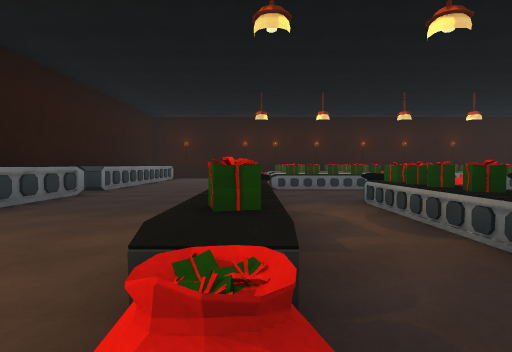
view 1 (above)

12 first-person views from a walk through a scene from a Unity 3-D project. The camera is 1.2 m above the floor, tilts 2° down and sees 80° across. The floor is counted in squares, 2 m on a side. Each view is taken from the middle of a square. On the plan, view 1 faces up. The plan holds only what a view shows up to about 9 squares ahead; the rest is blank. The place goes on beyond the plan. The player is left out.

view 2
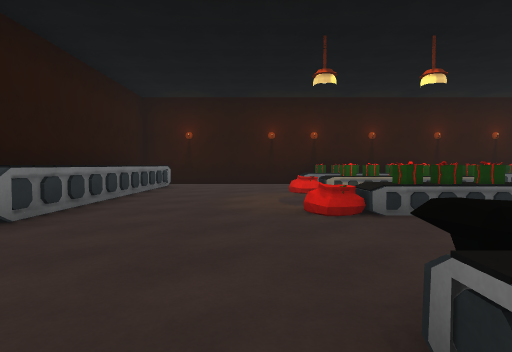

view 3
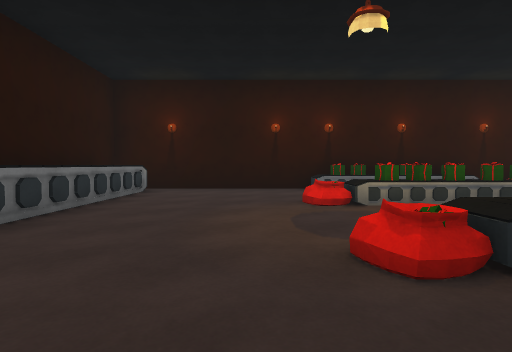

view 4
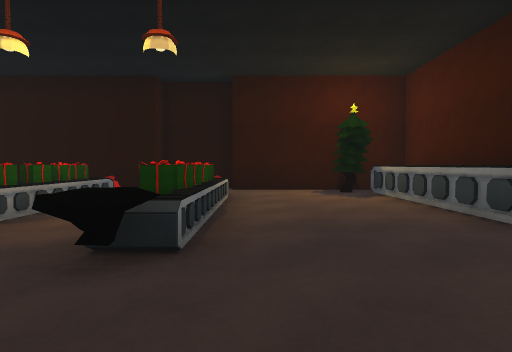

view 5
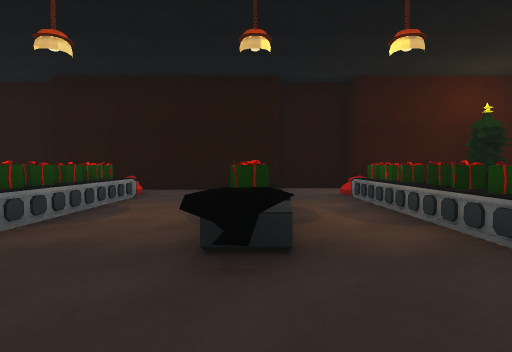

view 6
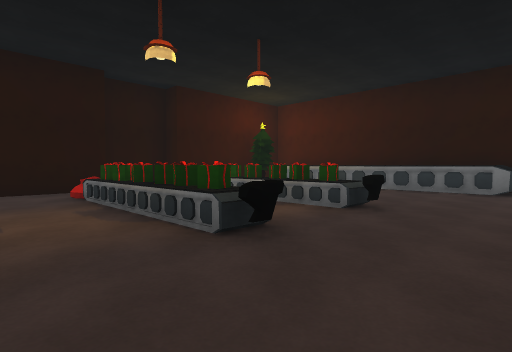

view 7
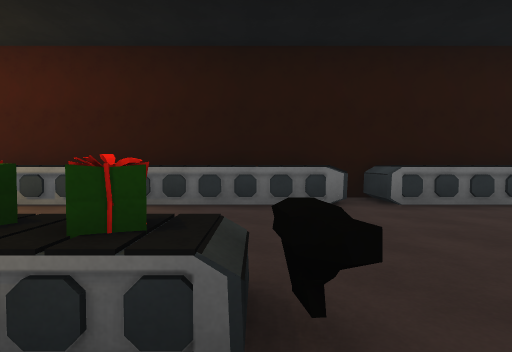

view 8
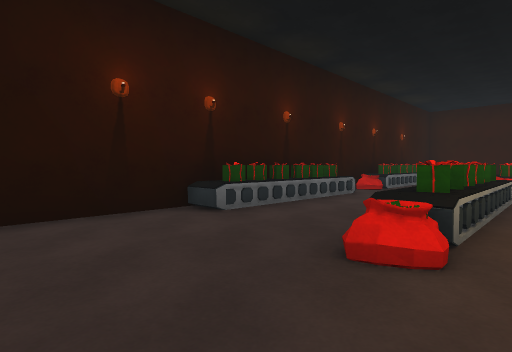

view 9
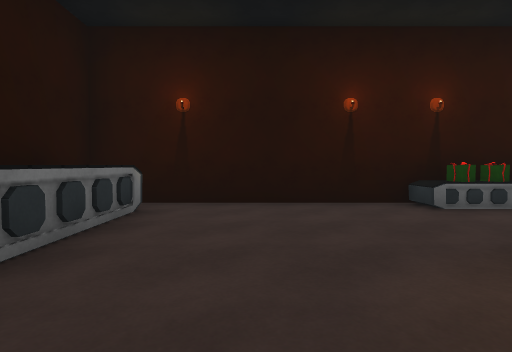

view 10
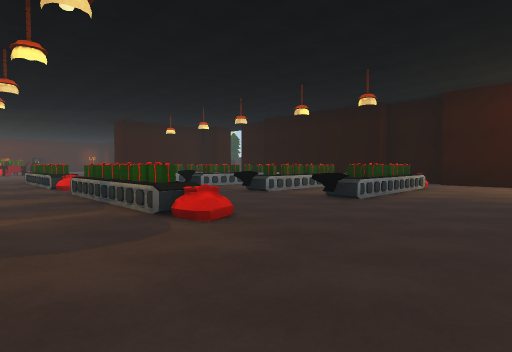

view 11
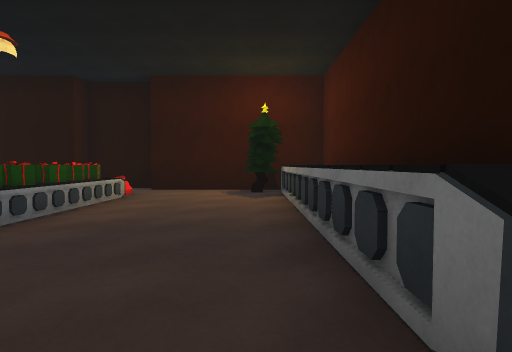

view 12
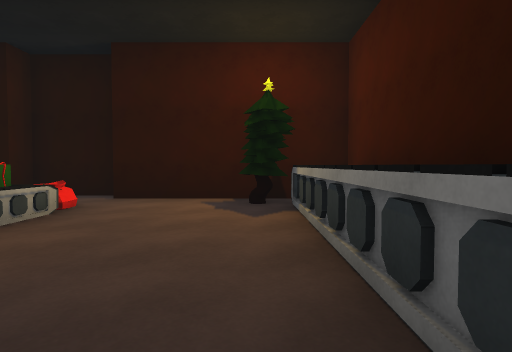

### Floor plan
Key: @ floor where view 1 was taken; # wall or solid block; x gap in a wall; . floor; = window, fence, low wall or low ledge; ^ raised ledge; O other object.
Columns run from 5 left of view 1 to 4 right of it. Each row starts with its distance up from view 1.
 14 ##########
 13 #^........
 12 #^.......
 11 #^...=#=#x
 10 #^.......
  9 #^........
  8 #^...^^^^^
  7 #^........
  6 #^........
  5 #^...O.O.O
  4 #^...^.^..
  3 #^...^.^..
  2 #^...^.^..
  1 #^...^.^..
  0 #^O..@....
 -1 ##########

Where each view was taken, in squares from view 1:
view 1: 0 up, 0 right, facing up
view 2: 4 up, 1 left, facing up
view 3: 6 up, 1 left, facing up
view 4: 7 up, 1 left, facing down
view 5: 7 up, 2 right, facing down
view 6: 7 up, 4 right, facing down-left
view 7: 5 up, 1 right, facing left
view 8: 10 up, 2 left, facing up-right
view 9: 9 up, 2 left, facing up
view 10: 10 up, 3 left, facing down-right
view 11: 7 up, 3 left, facing down
view 12: 5 up, 3 left, facing down
